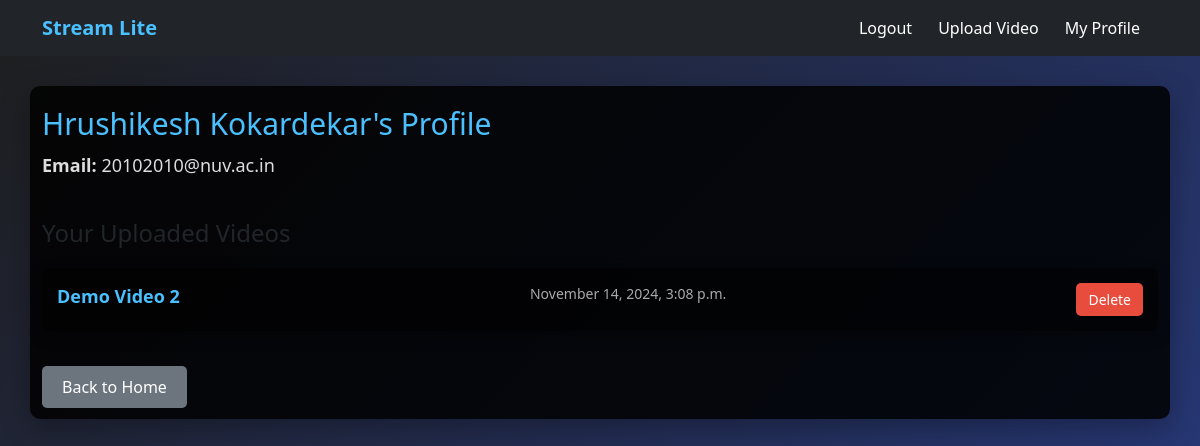
The page /profile/ (signed in) on the database its author committed.
### app/models.py (models this page shows, shortened)
class User(models.Model):
    name = models.CharField(max_length=255)
    email = models.EmailField(unique=True)
    password = models.CharField(max_length=255)

class Video(models.Model):
    title = models.CharField(max_length=255)
    description = models.TextField(blank=True, null=True)
    upload_date = models.DateTimeField(auto_now_add=True)
    file = models.FileField(upload_to='videos/')
    uploader = models.ForeignKey(User, on_delete=models.CASCADE, related_name='videos')
    likes = models.ManyToManyField(User, related_name='liked_videos', blank=True)

### app/views.py (the view)
# urls.py: path('profile/', user_profile, name='user_profile'),
def user_profile(request):
    if 'user_id' not in request.session:
        return redirect('login')  # Redirect to login page if not logged in
    user = User.objects.get(id=request.session['user_id'])
    uploaded_videos = Video.objects.filter(uploader=user)
    return render(request, 'user_profile.html', {'user': user, 'uploaded_videos': uploaded_videos})

### templates/user_profile.html (shortened to what this page needs)
<!DOCTYPE html>
<html lang="en">
<head>
    {% load static %}
    <link rel="stylesheet" href="../static/css/user_profle.css">
    <link rel="stylesheet" href="https://cdn.jsdelivr.net/npm/bootstrap@5.3.0-alpha1/dist/css/bootstrap.min.css">
</head>
<body>
    <nav class="navbar navbar-expand-lg navbar-dark bg-dark">
        <div class="container">
            <a class="navbar-brand" href="{% url 'home' %}">Stream Lite</a>
            <div class="collapse navbar-collapse" id="navbarNav">
                <ul class="navbar-nav ms-auto">
                    {% if request.session.user_id %}
                        <li class="nav-item"><a class="nav-link" href="{% url 'logout' %}">Logout</a></li>
                        <li class="nav-item"><a class="nav-link" href="{% url 'upload_video' %}">Upload Video</a></li>
                        <li class="nav-item"><a class="nav-link" href="{% url 'user_profile' %}">My Profile</a></li>
                    {% else %}
                        <li class="nav-item"><a class="nav-link" href="{% url 'login' %}">Login</a></li>
                    {% endif %}
                </ul>
            </div>
        </div>
    </nav>
    <div class="container profile-container">
        <div class="profile-header">
            <h1>{{ user.name }}'s Profile</h1>
            <p><strong>Email:</strong> {{ user.email }}</p>
        </div>
        <div class="videos-section">
            <h3>Your Uploaded Videos</h3>
            {% if uploaded_videos %}
                <ul class="uploaded-videos-list">
                    {% for video in uploaded_videos %}
                        <li class="video-item">
                            <a href="{% url 'video_detail' video.id %}" class="video-link">{{ video.title }}</a>
                            <span class="video-upload-date">{{ video.upload_date|date:"F j, Y, g:i a" }}</span>
                            <form action="{% url 'delete_video' video.id %}" method="post" style="display:inline;">
                                <button type="submit" class="delete-btn">Delete</button>
                            </form>
                        </li>
                    {% endfor %}
                </ul>
            {% else %}
                <p>You have not uploaded any videos yet.</p>
            {% endif %}
        </div>
        <br>
        <a href="{% url 'home' %}" class="back-to-home-btn">Back to Home</a>
    </div>
</body>
</html>

### static/css/user_profle.css (style rules this page uses)
* { margin: 0; padding: 0; box-sizing: border-box; }
.navbar { padding: 10px 20px; }
.navbar-brand { font-size: 24px; font-weight: bold; color: #4ac0ff !important; }
.navbar-nav .nav-link { color: #ffffff !important; font-size: 16px; margin-right: 10px; transition: color 0.3s ease; }
body { font-family: 'Poppins', sans-serif; background: linear-gradient(135deg, #1e1e1e, #283c86); color: #ffffff; min-height: 100vh; }
.profile-container { max-width: 1000px; margin: 30px auto; padding: 20px; background-color: rgba(0, 0, 0, 0.85); border-radius: 10px; box-shadow: 0 10px 30px rgba(0, 0, 0, 0.3); }
.profile-header h1 { font-size: 30px; color: #4ac0ff; margin-bottom: 10px; }
.profile-header p { font-size: 18px; color: #ddd; }
.videos-section { margin-top: 40px; }
.videos-section h3 { font-size: 24px; margin-bottom: 20px; }
.uploaded-videos-list { list-style: none; padding: 0; }
.video-item { display: flex; justify-content: space-between; padding: 15px; margin-bottom: 20px; background-color: rgba(0, 0, 0, 0.6); border-radius: 8px; box-shadow: 0 5px 15px rgba(0, 0, 0, 0.3); }
.video-link { font-size: 18px; color: #4ac0ff; text-decoration: none; font-weight: bold; }
.video-upload-date { font-size: 14px; color: #aaa; }
.delete-btn { padding: 6px 12px; font-size: 14px; background-color: #e74c3c; border: none; color: white; border-radius: 5px; cursor: pointer; transition: background-color 0.3s ease; }
.back-to-home-btn { background-color: #6c757d; color: white; padding: 10px 20px; text-decoration: none; border-radius: 5px; transition: background-color 0.3s ease; }

### rows shown on the page
User: name "Hrushikesh Kokardekar", email "20102010@nuv.ac.in"
Video: title "Demo Video 2", upload_date "November 14, 2024, 3:08 p.m."
